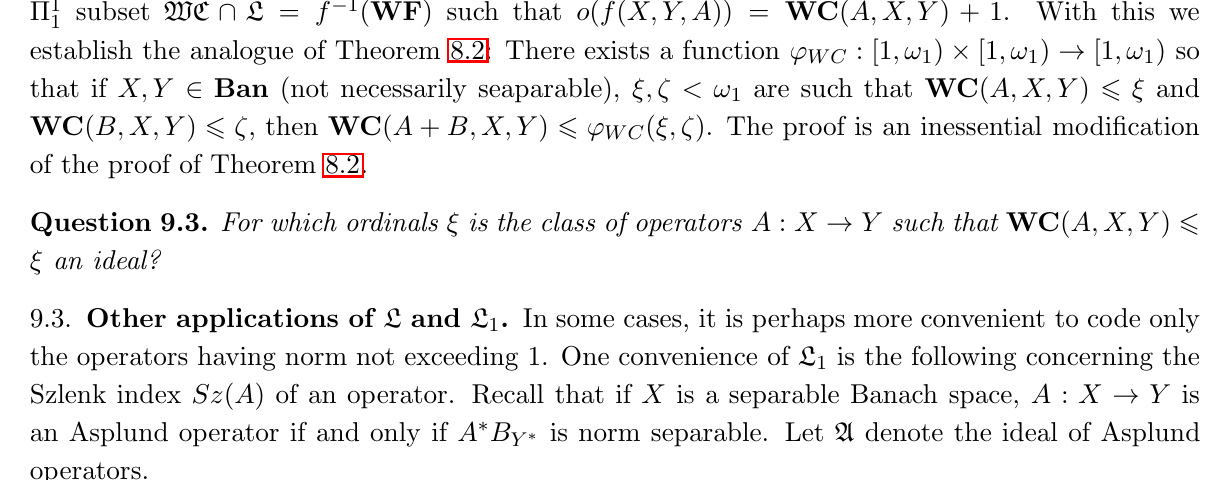
#> input picture packets/fa_banach_001_conditional_1507.06285_1507.06285_wc_james_wide_s_bridge_conditional/files/figures/question_crop.png, 1230 x 480 px, given in place of 2311_moment-05.png, which was not available
$ python make_source_crops.py
#> lines starting #> are read from the running program, lines starting #| are printed output that depends on the picture; pictures that were not available may be replaced by others from this repository, and a replacement may not be noted
#!/usr/bin/env python3
"""Create readable full-width crops from rendered source-paper pages."""

from pathlib import Path

from PIL import Image


ROOT = Path(__file__).resolve().parents[1]


def crop(src: str, dst: str, top: int, bottom: int) -> None:
#> called with src = '/tmp/2311_moment-05.png', dst = 'open_problem_crop.png', top = 170, bottom = 690
    image = Image.open(src)
#> image is the input picture: PIL image 1230x480 RGB; mean R, G, B 239.3, 239.1, 239.1
    out = image.crop((0, top, image.width, bottom))
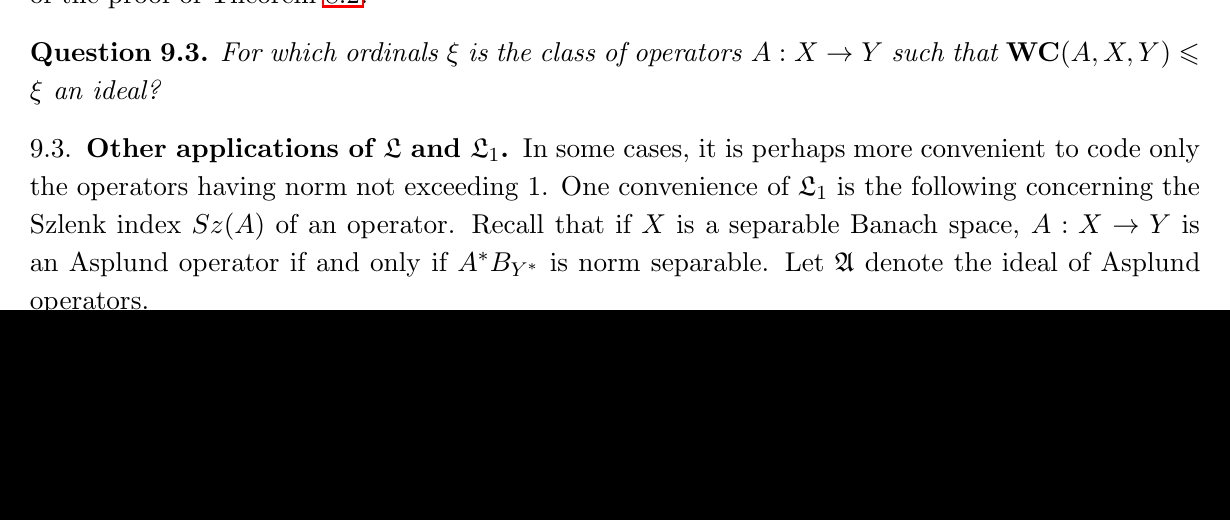
#> out: PIL image 1230x520 RGB; mean R, G, B 143.7, 143.7, 143.7
    out.save(ROOT / "figures" / dst)


crop("/tmp/2311_moment-05.png", "open_problem_crop.png", 170, 690)
crop(
    "/tmp/2311_threshold_start-09.png",
    "threshold_conjecture_crop_page9.png",
    1540,
    2040,
)
#> call 2 of crop, with src = '/tmp/2311_threshold_start-09.png', dst = 'threshold_conjecture_crop_page9.png', top = 1540, bottom = 2040
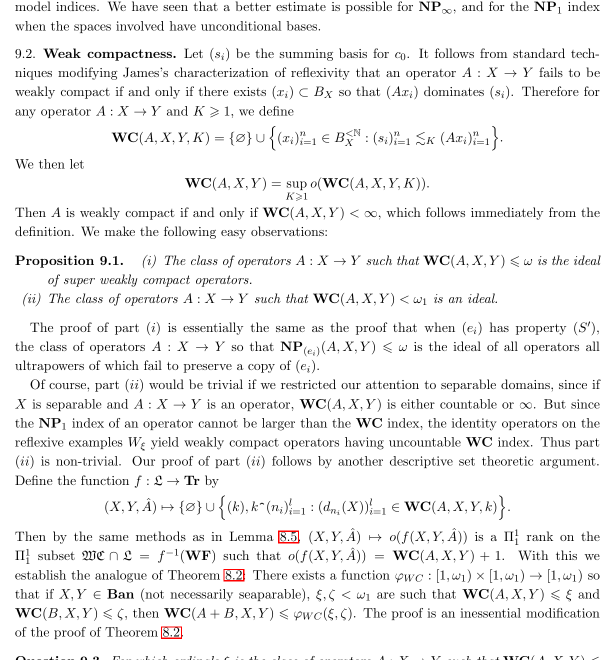
#> input picture packets/fa_banach_001_conditional_1507.06285_1507.06285_wc_james_wide_s_bridge_conditional/files/figures/open_problem_crop.png, 1230 x 1320 px, given in place of 2311_threshold_start-09.png, which was not available (shown at 1/2 size)
#> in crop, image is the input picture: PIL image 1230x1320 RGB; mean R, G, B 240.9, 240.7, 240.7
#> in crop (call 2), `out = image.crop((0, top, image.width, bottom))`: out: PIL image 1230x500 RGB; every value is 0
crop(
    "/tmp/2311_threshold-10.png",
    "threshold_conjecture_crop_page10.png",
    0,
    620,
)
#> call 3 of crop, with src = '/tmp/2311_threshold-10.png', dst = 'threshold_conjecture_crop_page10.png', top = 0, bottom = 620
#> in crop (call 3), `out = image.crop((0, top, image.width, bottom))`:
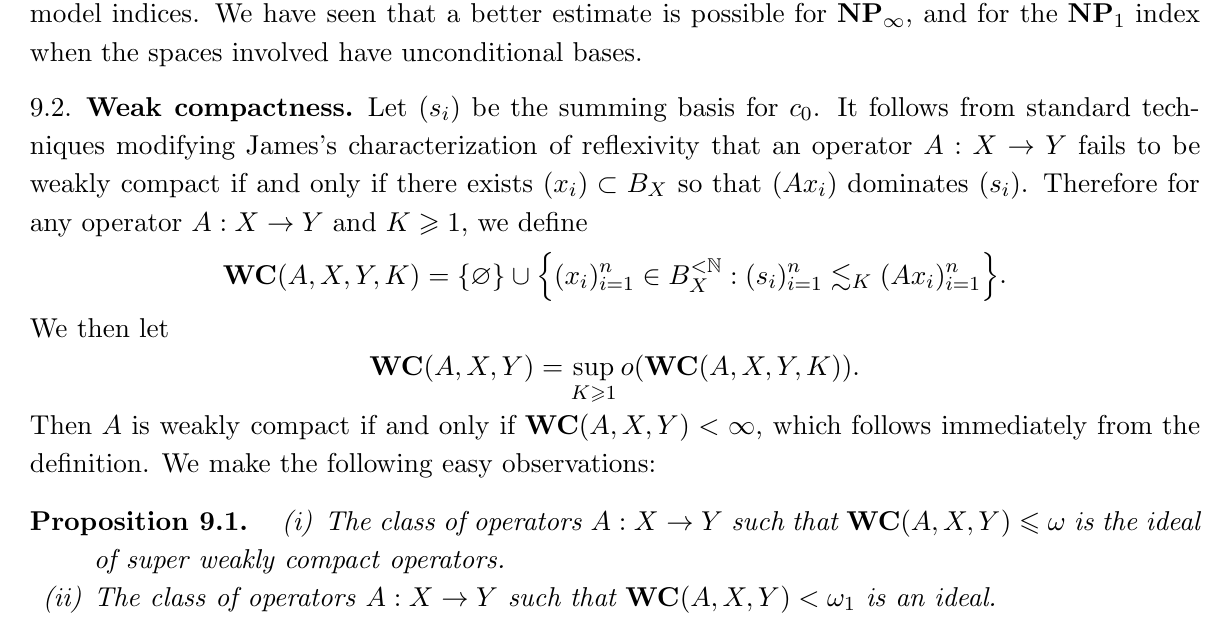
#> out: PIL image 1230x620 RGB; min 0, max 255, mean 242.3
